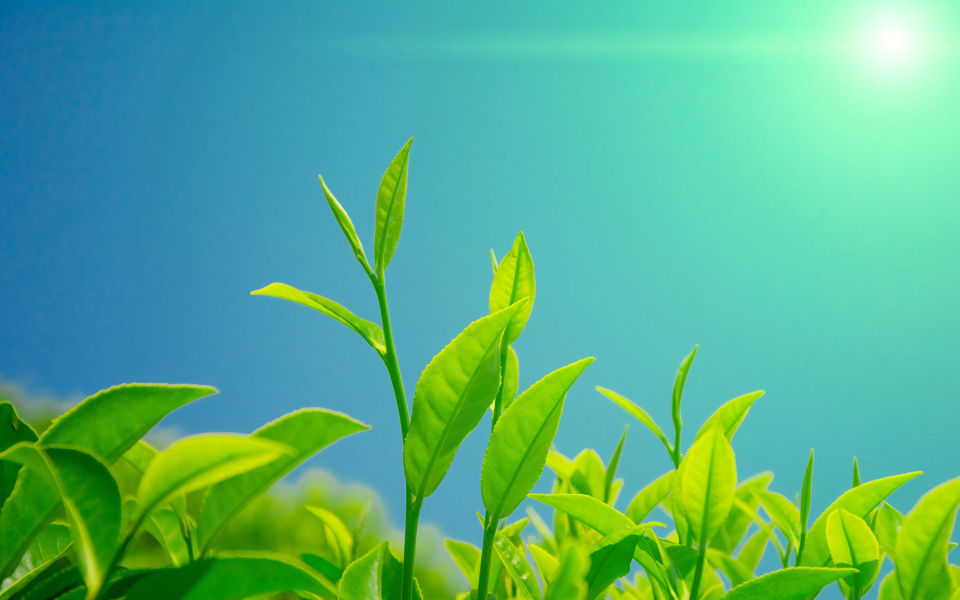
#> input picture DigitalImageProcessing/Ch3/images/leaf.jpg, 1920 x 1200 px (shown at 1/2 size)
$ python smoothing_spatial_filtering.py
#> lines starting #> are read from the running program, lines starting #| are printed output that depends on the picture
#!/usr/bin/env python
# -*- coding: utf-8 -*-
# @Time    : 2019/10/14 22:39
# @Author  : ZhigangJiang
# @File    : smoothing_spatial_filtering.py
# @Software: PyCharm
# @Description:smoothing spatial filtering
import numpy as np
import cv2
import matplotlib.pyplot as plt


def plt_show_opcv(title, image):
    if image.shape.__len__() == 3:
        plt.imshow(image[:, :, ::-1])
    else:
        plt.imshow(image, cmap='gray')
    plt.title(title)
    plt.show()


def sp_noisy(image, s_vs_p=0.5, amount=0.08):
    out = np.copy(image)
    num_salt = np.ceil(amount * image.size * s_vs_p)
    coords = [np.random.randint(0, i - 1, int(num_salt)) for i in image.shape]
    out[tuple(coords)] = 255
    num_pepper = np.ceil(amount * image.size * (1. - s_vs_p))
    coords = [np.random.randint(0, i - 1, int(num_pepper)) for i in image.shape]
    out[tuple(coords)] = 0
    return out


def spatial_filtering(image, kernel, filter_):
    out = np.copy(image)
    h = image.shape[0]
    w = image.shape[1]
    for x in range(h):
        print(str(int(x/h * 100)) + "%")
        for y in range(w):
            filter_(image, x, y, kernel, out)
    return out


def linear_filter(image, x, y, kernel, out):
    sum_wf = 0
    m = kernel.shape[0]
    n = kernel.shape[1]
    a = int((m - 1) / 2)
    b = int((n - 1) / 2)
    for s in range(-a, a + 1):
        for t in range(-b, b + 1):
            # convolution rotation 180
            x_s = (x - s) if (x - s) in range(0, image.shape[0] - 1) else 0
            y_t = (y - t) if (y - t) in range(0, image.shape[1] - 1) else 0
            sum_wf += kernel[a + s][b + t] * image[x_s][y_t]
    out[x][y] = sum_wf


def nonlinear_median_filter(image, x, y, kernel, out):
    sp = []
    m = kernel.shape[0]
    n = kernel.shape[1]
    a = int((m - 1) / 2)
    b = int((n - 1) / 2)
    for s in range(-a, a + 1):
        for t in range(-b, b + 1):
            x_s = (x + s) if (x + s) in range(0, image.shape[0] - 1) else 0
            y_t = (y + t) if (y + t) in range(0, image.shape[1] - 1) else 0
            if kernel[a + s][b + t]:
                sp.append(image[x_s][y_t])
    out[x][y] = np.median(sp)


def nonlinear_max_filter(image, x, y, kernel, out):
    sp = []
    m = kernel.shape[0]
    n = kernel.shape[1]
    a = int((m - 1) / 2)
    b = int((n - 1) / 2)
    for s in range(-a, a + 1):
        for t in range(-b, b + 1):
            # convolution rotation 180
            x_s = (x - s) if (x - s) in range(0, image.shape[0] - 1) else 0
            y_t = (y - t) if (y - t) in range(0, image.shape[1] - 1) else 0
            if kernel[a + s][b + t]:
                sp.append(image[x_s][y_t])
    out[x][y] = np.max(sp)


def nonlinear_min_filter(image, x, y, kernel, out):
    sp = []
    m = kernel.shape[0]
    n = kernel.shape[1]
    a = int((m - 1) / 2)
    b = int((n - 1) / 2)
    for s in range(-a, a + 1):
        for t in range(-b, b + 1):
            # convolution rotation 180
            x_s = (x - s) if (x - s) in range(0, image.shape[0] - 1) else 0
            y_t = (y - t) if (y - t) in range(0, image.shape[1] - 1) else 0
            if kernel[a + s][b + t]:
                sp.append(image[x_s][y_t])
    out[x][y] = np.min(sp)


leaf = cv2.imread("images/leaf.jpg")
#> leaf is the input picture: shape (1200, 1920, 3); mean B, G, R 135.3, 177.5, 86.2
leaf = cv2.cvtColor(leaf, cv2.COLOR_RGB2GRAY)
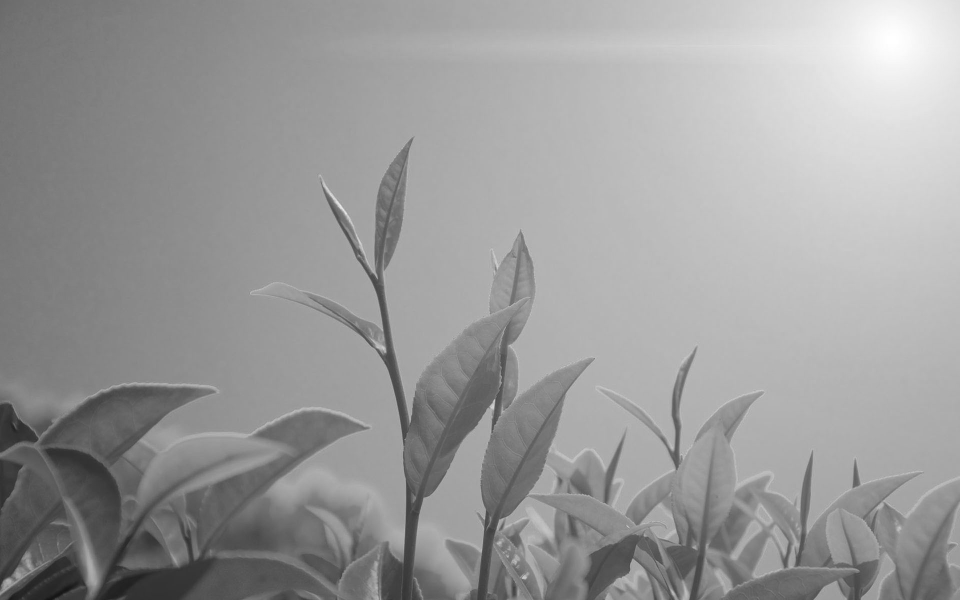
#> leaf: shape (1200, 1920) (shown at 1/2 size); min 18, max 255, mean 154.5
leaf = cv2.resize(leaf, (400, 400))
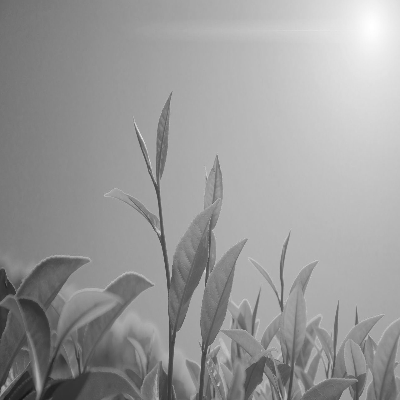
#> leaf: shape (400, 400); min 20, max 255, mean 154.5
plt_show_opcv("leaf", leaf)

leaf_sp_nose = sp_noisy(leaf, 0.5, 0.08)
#> in sp_noisy, `out[tuple(coords)] = 0`:
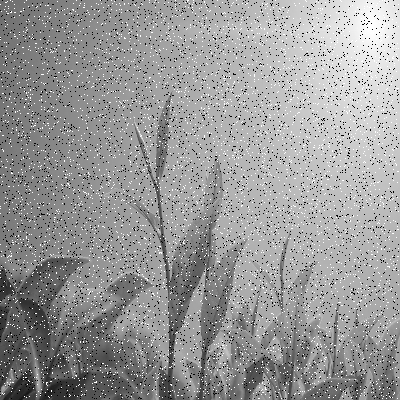
#> out: shape (400, 400); min 0, max 255, mean 152.3
plt_show_opcv("leaf_sp_nose", leaf_sp_nose)

k1 = np.array([
    [1, 1, 1],
    [1, 1, 1],
    [1, 1, 1]
], np.float32)

k2 = np.ones((5, 5))

k3 = np.array([
    [0, 0, 1, 0, 0],
    [0, 0, 1, 0, 0],
    [1, 1, 1, 1, 1],
    [0, 0, 1, 0, 0],
    [0, 0, 1, 0, 0],
])

leaf_smooth_averaging = spatial_filtering(leaf_sp_nose, k1/(k1.shape[0] * k1.shape[1]), linear_filter)
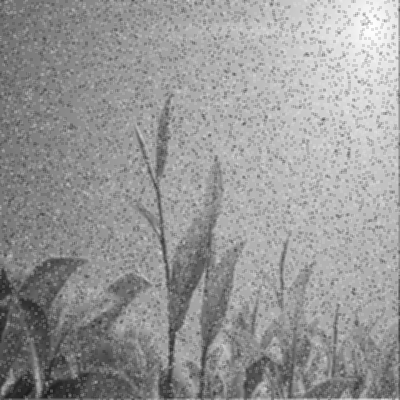
#> leaf_smooth_averaging: shape (400, 400); min 27, max 255, mean 151.8
plt_show_opcv("leaf_smooth_averaging", leaf_smooth_averaging)

leaf_smooth_median = spatial_filtering(leaf_sp_nose, k1, nonlinear_median_filter)
#> (the run stopped early here; a loop or call above may not have finished)
